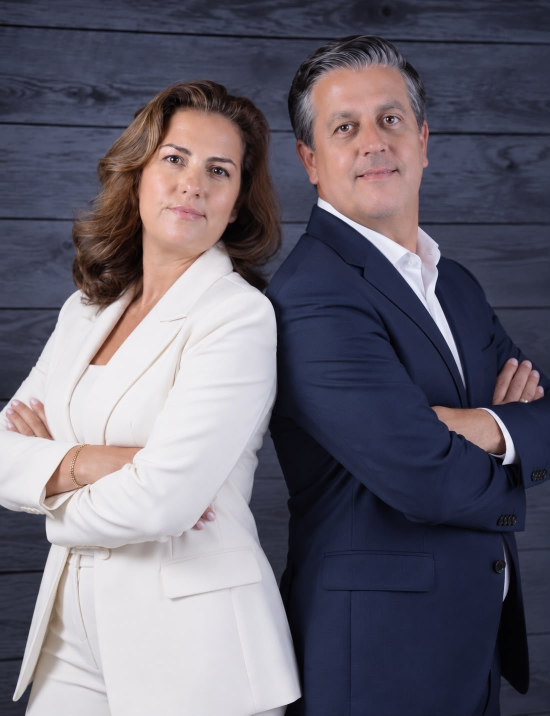
#> input picture Portrait_Project/00_originals/duo_reference.jpg, 1099 x 1431 px, found by its file name (shown at 1/2 size)
$ python 01c_refine_duo.py
#> lines starting #> are read from the running program, lines starting #| are printed output that depends on the picture
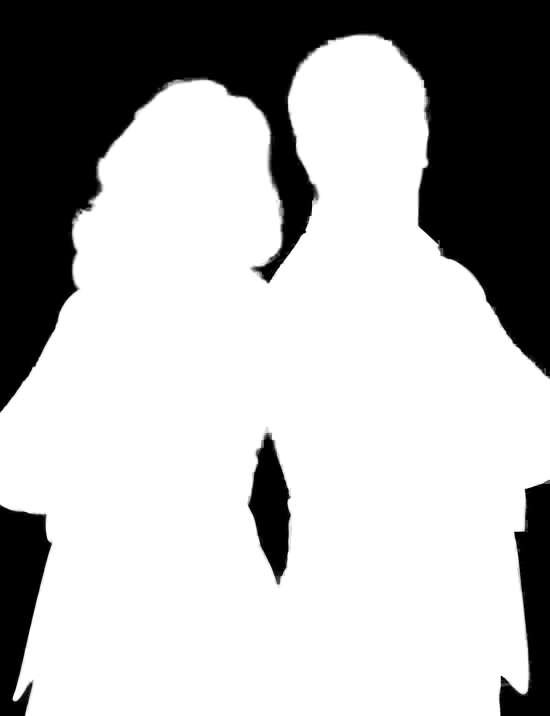
#> input picture Portrait_Project/01_masks/duo_alpha.png, 1099 x 1431 px, found by its file name (shown at 1/2 size)
### Portrait_Project/04_scripts/gf.py
import numpy as np, cv2
def guided(I,p,r,eps):
    """Colour guided filter (He et al.), I: HxWx3 float [0,1], p: HxW"""
#> called with r = 6, eps = 0.0002
    k=(2*r+1,2*r+1); bf=lambda x: cv2.boxFilter(x,-1,k,normalize=True,borderType=cv2.BORDER_REPLICATE)
    I=I.astype(np.float32); p=p.astype(np.float32)
    mI=np.stack([bf(I[...,c]) for c in range(3)],-1); mp=bf(p)
    cIp=np.stack([bf(I[...,c]*p)-mI[...,c]*mp for c in range(3)],-1)
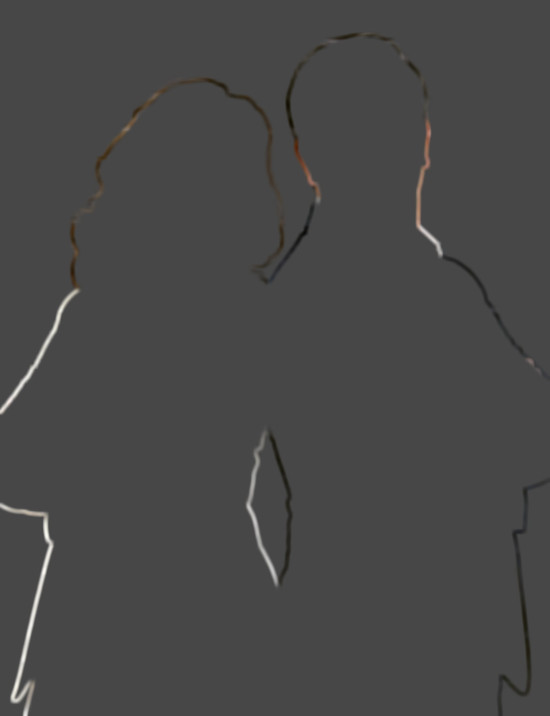
#> cIp: shape (1431, 1099, 3) float32 (shown at 1/2 size); mean of channels 0, 1, 2 0.000653, 0.000494, 0.000309; drawn with min black and max white
    var=np.zeros(I.shape[:2]+(3,3),np.float32)
    for i in range(3):
        for j in range(i,3):
            v=bf(I[...,i]*I[...,j])-mI[...,i]*mI[...,j]; var[...,i,j]=v; var[...,j,i]=v
    var+=eps*np.eye(3,dtype=np.float32)
    a=np.linalg.solve(var,cIp[...,None])[...,0]
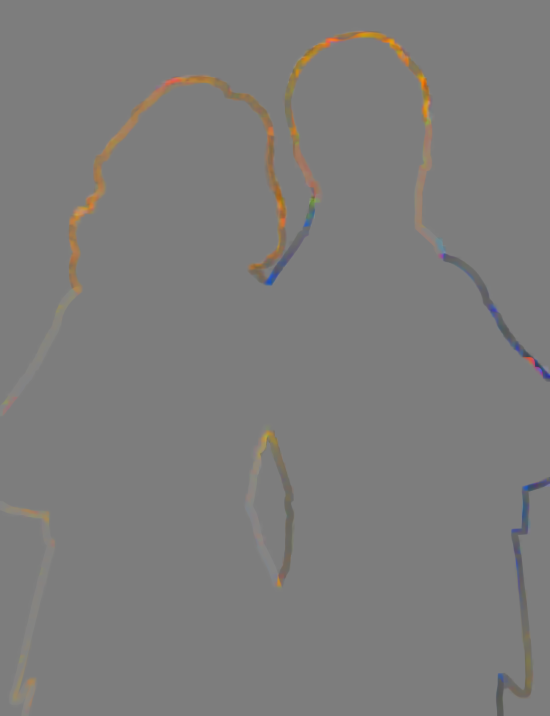
#> a: shape (1431, 1099, 3) float32 (shown at 1/2 size); mean of channels 0, 1, 2 0.0413, -0.0273, -0.0985; drawn with min black and max white
    b=mp-(a*mI).sum(-1)
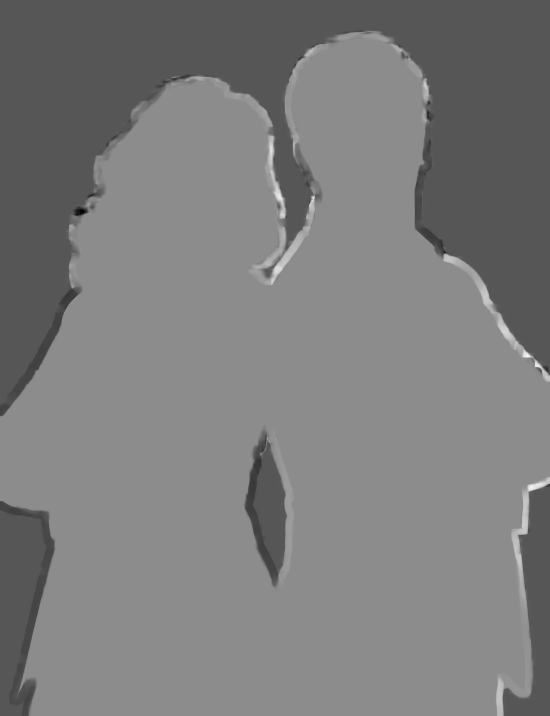
#> b: shape (1431, 1099) float32 (shown at 1/2 size); min -1.62, max 3.12, mean 0.709; drawn with min black and max white
    ma=np.stack([bf(a[...,c]) for c in range(3)],-1); mb=bf(b)
    return np.clip((ma*I).sum(-1)+mb,0,1)

### Portrait_Project/04_scripts/01c_refine_duo.py
import numpy as np, cv2, sys
sys.path.insert(0,'04_scripts')
from gf import guided
from PIL import Image
img=np.array(Image.open('00_originals/duo_reference.jpg').convert('RGB')).astype(np.float32)/255
a=np.array(Image.open('01_masks/duo_alpha.png')).astype(np.float32)/255
# 1) snap the blocky edges onto true image edges
g=guided(img,a,6,2e-4)
# 2) steepen the transition (keeps ~1.5px antialiasing; fine hair keeps its partial alpha)
g=np.clip((g-0.5)*1.7+0.5,0,1)
# keep the original fine-detail alpha where it was already clean (hair): take the max in hair zones (above shoulders)
yy=np.arange(a.shape[0])[:,None]*np.ones((1,a.shape[1]))
hair=np.clip((560-yy)/120,0,1)
out=g*(1-hair)+np.maximum(a*0.6+g*0.4,g)*hair*0+ (g*0.5+a*0.5)*hair
Image.fromarray((np.clip(out,0,1)*255).astype(np.uint8)).save('01_masks/duo_alpha_v2.png')
c=img*out[...,None]+np.array([0.2,0.9,0.3])*(1-out[...,None])
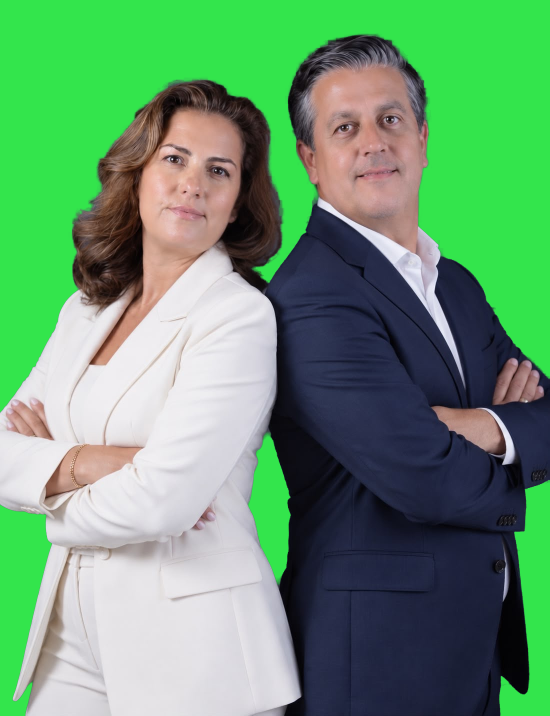
#> c: shape (1431, 1099, 3) float64 (shown at 1/2 size); mean R, G, B 0.408, 0.597, 0.442
Image.fromarray((c*255).astype(np.uint8)).crop((480,820,600,940)).resize((600,600),Image.NEAREST).save('03_intermediate/q_refined_edge.png')
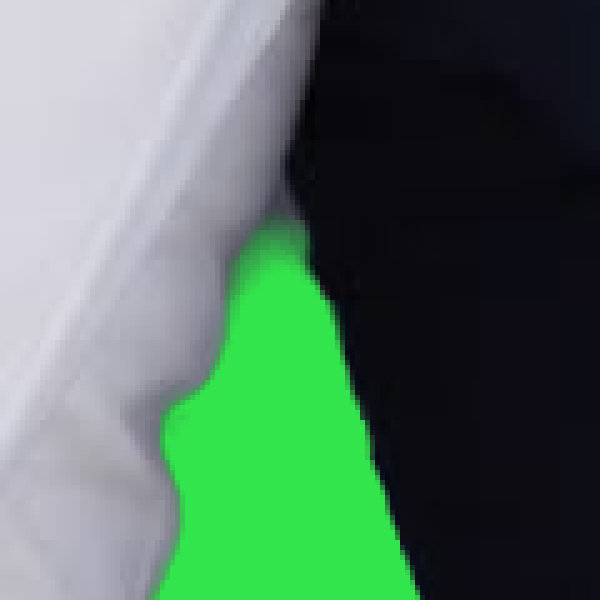
#> saved as q_refined_edge.png: PIL image 600x600 RGB; mean R, G, B 84.8, 114, 95.9
Image.fromarray((c*255).astype(np.uint8)).crop((130,150,570,560)).save('03_intermediate/q_refined_hair.png')
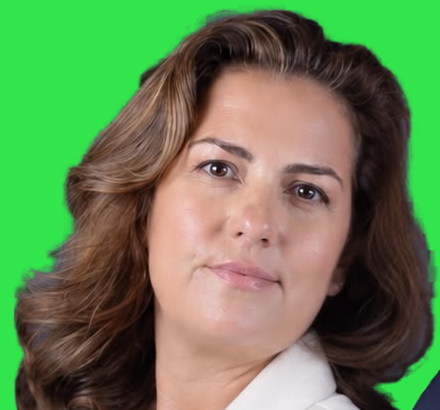
#> saved as q_refined_hair.png: PIL image 440x410 RGB; mean R, G, B 103.4, 130.5, 83
